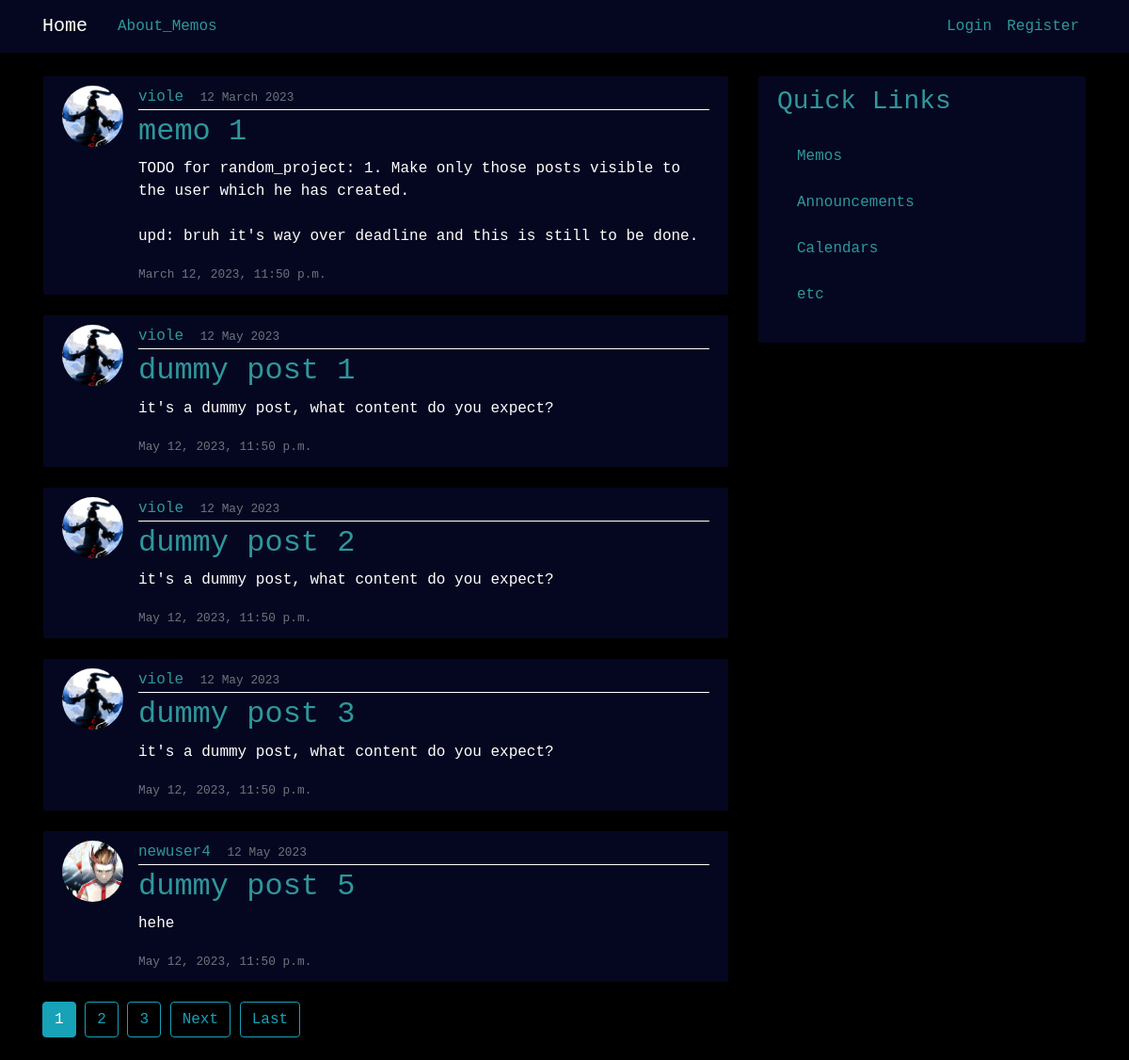
Page /memo/ on the earlier database version.
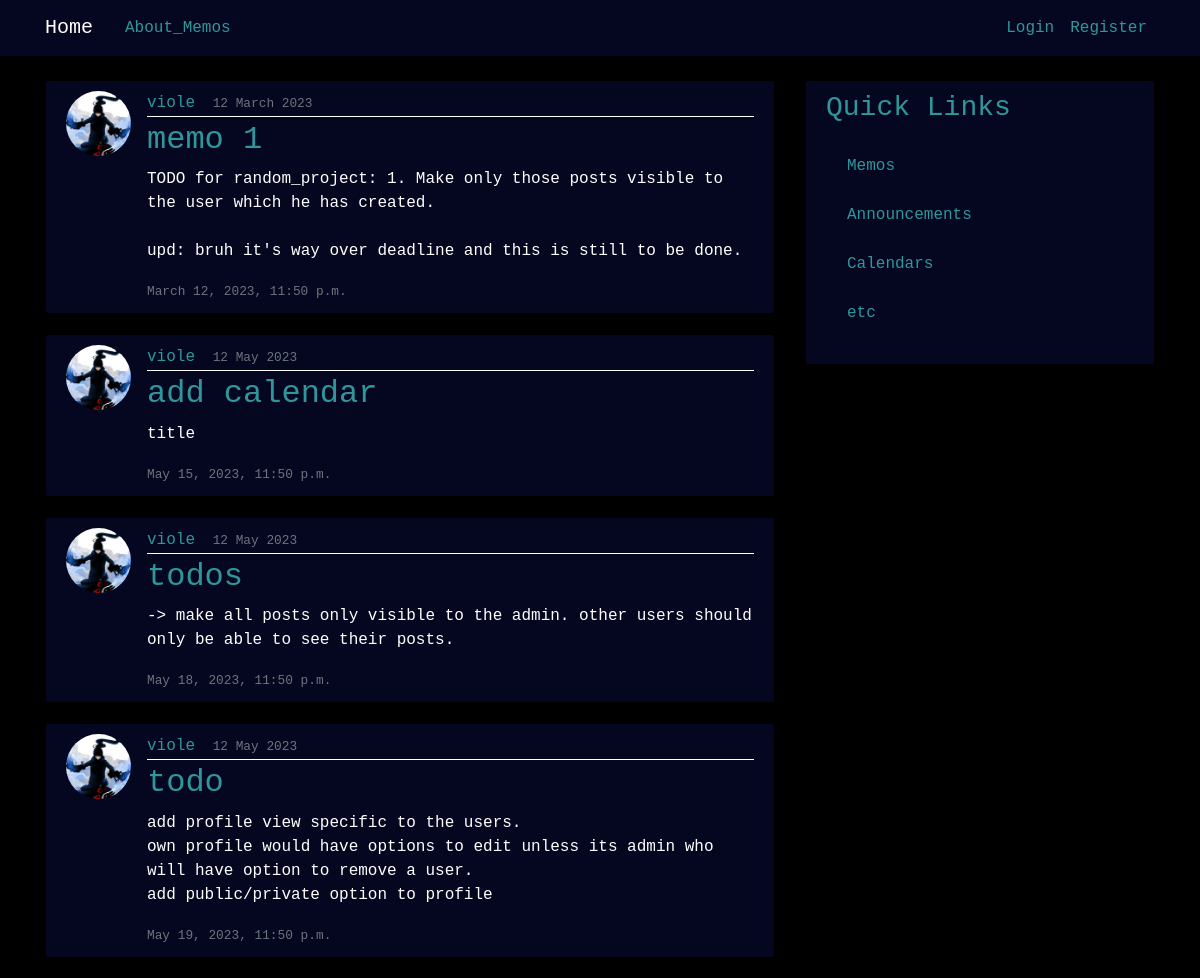
Same page on the later database version.
### memo/models.py (models this page shows, shortened)
class Post(models.Model):
    title = models.CharField(max_length=100)
    content = models.TextField()
    date_posted = models.DateTimeField(default=timezone.now)
    date_due = models.DateTimeField()
    author = models.ForeignKey(User, on_delete=models.CASCADE)

### users/models.py (models this page shows, shortened)
class Profile(models.Model):
    user = models.OneToOneField(User, on_delete=models.CASCADE)
    image = models.ImageField(default='default.jpg', upload_to='profile_pics')

### memo/views.py (the view)
# urls.py: path('', PostListView.as_view(), name='memo_home'),
class PostListView(ListView):
    model = Post
    template_name = 'memo/home.html' # <app>/<model>_<viewtype>.html
    context_object_name = 'posts'
    ordering = ['date_due']
    paginate_by = 5

### memo/templates/memo/home.html (shortened to what this page needs)
{% extends "memo/base.html" %}
{% block content %}
    {% for post in posts %}
        <article class="media content-section">
            <img class="rounded-circle article-img" src="{{ post.author.profile.image.url }}">
            <div class="media-body">
            <div class="article-metadata">
                <a class="mr-2" href="#">{{ post.author }}</a>
                <small class="text-muted">{{ post.date_posted|date:"d F Y" }}</small>
            </div>
            <h2><a class="article-title" href="{% url 'post-detail' post.id %}">{{ post.title }}</a></h2>
            <p class="article-content">{{ post.content }}</p>
            <small class="text-muted">{{ post.date_due }}</small>
            </div>
        </article>
    {% endfor %}
    {% if is_paginated %}
        {% for num in page_obj.paginator.page_range %}
            {% if page_obj.number == num %}
                <a class="btn btn-info mb-4" href="?page={{ num }}">{{ num }}</a>
            {% elif num > page_obj.number|add:'-3' and num < page_obj.number|add:'3' %}
            <a class="btn btn-outline-info mb-4" href="?page={{ num }}">{{ num }}</a>
            {% endif %}
        {% endfor %}
        {% if page_obj.has_next %}
            <a class="btn btn-outline-info mb-4" href="?page={{ page_obj.next_page_number }}">Next</a>
            <a class="btn btn-outline-info mb-4" href="?page={{ page_obj.paginator.num_pages }}">Last</a>
        {% endif %}
    {% endif %}
{% endblock content %}

### memo/templates/memo/base.html (shortened to what this page needs)
{% load static %}
<!DOCTYPE html>
<html>
<head>
    <link rel="stylesheet" href="https://cdn.jsdelivr.net/npm/bootstrap@4.0.0/dist/css/bootstrap.min.css">
    <link rel="stylesheet" type="text/css" href="{% static 'memo/main.css' %}">
</head>
<body>
    <header class="site-header">
        <nav class="navbar navbar-expand-md navbar-dark bg-steel fixed-top">
          <div class="container">
            <a class="navbar-brand mr-4" href="/">Home</a>
            <div class="collapse navbar-collapse" id="navbarToggle">
              <div class="navbar-nav mr-auto">
                <a class="nav-item nav-link" href="{% url 'memo_about' %}">About_Memos</a>
              </div>
              <div class="navbar-nav">
                {% if user.is_authenticated %}
                <a class="nav-item nav-link" href="{% url 'post-create' %}">New Memo</a>
                <a class="nav-item nav-link" href="{% url 'profile_update' user.profile.pk %}">Profile</a>
                <a class="nav-item nav-link" href="{% url 'logout' %}">Logout</a>
                {% else %}
                  <a class="nav-item nav-link" href="{% url 'login' %}">Login</a>
                  <a class="nav-item nav-link" href="{% url 'register' %}">Register</a>
                {% endif %}
              </div>
            </div>
          </div>
        </nav>
    </header>
    <main role="main" class="container">
        <div class="row">
        <div class="col-md-8">
            {% block content %}{% endblock %}
        </div>
        <div class="col-md-4">
            <div class="content-section">
            <h3>Quick Links</h3>
            <p>
                <ul class="list-group">
                  <a class="list-group-item" href="{% url 'memo_home' %}">Memos</a>
                <li class="list-group-item">Announcements</li>
                <li class="list-group-item">Calendars</li>
                <li class="list-group-item">etc</li>
                </ul>
            </p>
            </div>
        </div>
        </div>
    </main>
</body>
</html>

### static/memo/main.css (style rules this page uses)
body { background: #000000; color: #ffffff; margin-top: 5rem; font-family: 'Courier New', Courier, monospace; }
h1, h2, h3, h4, h5, h6 { color: #2f979b; }
a { color: #2f979b; }
ul { margin: 0; background-color: #050720; color: #2f979b; }
.list-group-item { background-color: #050720; font-size: medium; }
.bg-steel { background-color: #050720; }
.site-header .navbar-nav .nav-link { color: #2f979b; }
.content-section { background: #050720; padding: 10px 20px; border: 1px solid #000000; border-radius: 3px; margin-bottom: 20px; }
.article-title { color: #2f979b; }
.article-content { white-space: pre-line; }
.article-img { height: 65px; width: 65px; margin-right: 16px; }
.article-metadata { padding-bottom: 1px; margin-bottom: 4px; border-bottom: 1px solid #ffffff }

Differences in the rows shown:
removed Post: author.profile.image (picture), author "viole", date_posted "12 May 2023", title "dummy post 1", content "it's a dummy post, what content do you expect?", date_due "May 12, 2023, 11:50 p.m."
removed Post: author.profile.image (picture), author "viole", date_posted "12 May 2023", title "dummy post 2", content "it's a dummy post, what content do you expect?", date_due "May 12, 2023, 11:50 p.m."
removed Post: author.profile.image (picture), author "viole", date_posted "12 May 2023", title "dummy post 3", content "it's a dummy post, what content do you expect?", date_due "May 12, 2023, 11:50 p.m."
removed Post: author.profile.image (picture), author "newuser4", date_posted "12 May 2023", title "dummy post 5", content "hehe", date_due "May 12, 2023, 11:50 p.m."
now on this page (row unchanged): Post: author.profile.image (picture), author "viole", date_posted "12 May 2023", title "add calendar", content "title", date_due "May 15, 2023, 11:50 p.m."
added Post: author.profile.image (picture), author "viole", date_posted "12 May 2023", title "todos", content "-> make all posts only visible to the admin. other users should only be able to see their posts.", date_due "May 18, 2023, 11:50 p.m."
added Post: author.profile.image (picture), author "viole", date_posted "12 May 2023", title "todo", content "add profile view specific to the users. own profile would have options to edit unless its admin who will have option to remove a user. add public/private option to profile", date_due "May 19, 2023, 11:50 p.m."
Other differences:
list line gone: "1"
list line gone: "2"
list line gone: "3"
text no longer shown: "Next Last"
